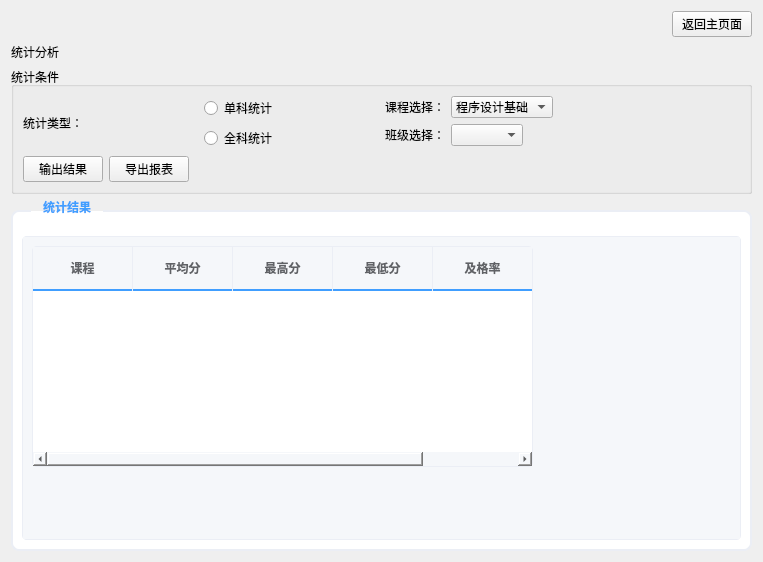
<?xml version="1.0" encoding="UTF-8"?>
<ui version="4.0">
 <class>Statistics</class>
 <widget class="QWidget" name="Statistics">
  <property name="geometry">
   <rect>
    <x>0</x>
    <y>0</y>
    <width>763</width>
    <height>562</height>
   </rect>
  </property>
  <property name="windowTitle">
   <string>Form</string>
  </property>
  <layout class="QGridLayout" name="gridLayout_3">
   <item row="0" column="0">
    <layout class="QHBoxLayout" name="horizontalLayout_6">
     <item>
      <spacer name="horizontalSpacer">
       <property name="orientation">
        <enum>Qt::Orientation::Horizontal</enum>
       </property>
       <property name="sizeHint" stdset="0">
        <size>
         <width>40</width>
         <height>20</height>
        </size>
       </property>
      </spacer>
     </item>
     <item>
      <widget class="QPushButton" name="btnback">
       <property name="sizePolicy">
        <sizepolicy hsizetype="Maximum" vsizetype="Fixed">
         <horstretch>0</horstretch>
         <verstretch>0</verstretch>
        </sizepolicy>
       </property>
       <property name="text">
        <string>返回主页面</string>
       </property>
      </widget>
     </item>
    </layout>
   </item>
   <item row="1" column="0">
    <widget class="QLabel" name="label">
     <property name="sizePolicy">
      <sizepolicy hsizetype="Preferred" vsizetype="Maximum">
       <horstretch>0</horstretch>
       <verstretch>0</verstretch>
      </sizepolicy>
     </property>
     <property name="text">
      <string>统计分析</string>
     </property>
    </widget>
   </item>
   <item row="2" column="0">
    <widget class="QGroupBox" name="groupBox">
     <property name="title">
      <string>统计条件</string>
     </property>
     <layout class="QGridLayout" name="gridLayout">
      <item row="0" column="0">
       <layout class="QHBoxLayout" name="horizontalLayout_7">
        <item>
         <layout class="QHBoxLayout" name="horizontalLayout">
          <item>
           <widget class="QLabel" name="label_2">
            <property name="text">
             <string>统计类型：</string>
            </property>
           </widget>
          </item>
          <item>
           <layout class="QVBoxLayout" name="verticalLayout">
            <item>
             <widget class="QRadioButton" name="radioSingle">
              <property name="text">
               <string>单科统计</string>
              </property>
             </widget>
            </item>
            <item>
             <widget class="QRadioButton" name="radioAll">
              <property name="text">
               <string>全科统计</string>
              </property>
             </widget>
            </item>
           </layout>
          </item>
         </layout>
        </item>
        <item>
         <layout class="QFormLayout" name="formLayout_3">
          <item row="0" column="0">
           <layout class="QHBoxLayout" name="horizontalLayout_2">
            <item>
             <widget class="QLabel" name="label_3">
              <property name="text">
               <string>课程选择：</string>
              </property>
             </widget>
            </item>
            <item>
             <widget class="QComboBox" name="cbnSourse">
              <item>
               <property name="text">
                <string>程序设计基础</string>
               </property>
              </item>
              <item>
               <property name="text">
                <string>高等数学</string>
               </property>
              </item>
              <item>
               <property name="text">
                <string>大学英语</string>
               </property>
              </item>
             </widget>
            </item>
           </layout>
          </item>
          <item row="1" column="0">
           <layout class="QHBoxLayout" name="horizontalLayout_5">
            <item>
             <widget class="QLabel" name="label_5">
              <property name="text">
               <string>班级选择：</string>
              </property>
             </widget>
            </item>
            <item>
             <widget class="QComboBox" name="cbnClass">
              <property name="sizePolicy">
               <sizepolicy hsizetype="Minimum" vsizetype="Fixed">
                <horstretch>0</horstretch>
                <verstretch>0</verstretch>
               </sizepolicy>
              </property>
             </widget>
            </item>
           </layout>
          </item>
         </layout>
        </item>
       </layout>
      </item>
      <item row="1" column="0">
       <layout class="QHBoxLayout" name="horizontalLayout_4">
        <item>
         <widget class="QPushButton" name="pushButton">
          <property name="text">
           <string>输出结果</string>
          </property>
         </widget>
        </item>
        <item>
         <widget class="QPushButton" name="btnExport">
          <property name="text">
           <string>导出报表</string>
          </property>
         </widget>
        </item>
        <item>
         <spacer name="horizontalSpacer_2">
          <property name="orientation">
           <enum>Qt::Orientation::Horizontal</enum>
          </property>
          <property name="sizeHint" stdset="0">
           <size>
            <width>40</width>
            <height>20</height>
           </size>
          </property>
         </spacer>
        </item>
       </layout>
      </item>
     </layout>
    </widget>
   </item>
   <item row="3" column="0">
    <widget class="QGroupBox" name="groupBox_2">
     <property name="styleSheet">
      <string notr="true">/* 基础样式 */
QWidget {
    background-color: #f5f7fa;
    font-family: 'Microsoft YaHei', Arial, sans-serif;
}

/* 按钮通用样式 */
QPushButton {
    padding: 8px 16px;
    border-radius: 6px;
    border: 1px solid #c0c4cc;
    font-weight: bold;
    min-width: 80px;
    background-color: white;
}

QPushButton:hover {
    background-color: #f5f7fa;
    border-color: #409eff;
}

QPushButton:pressed {
    background-color: #ecf5ff;
}

/* 标题样式 */
#label {
    font-size: 24px;
    font-weight: bold;
    color: #409eff;
    padding: 10px 0;
}

/* 分组框样式 */
QGroupBox {
    border: 2px solid #ebeef5;
    border-radius: 8px;
    margin-top: 10px;
    padding-top: 15px;
    background-color: white;
    font-weight: bold;
    color: #303133;
}

QGroupBox::title {
    subcontrol-origin: margin;
    subcontrol-position: top left;
    left: 20px;
    padding: 0 10px;
    color: #409eff;
}

/* 标签样式 */
QLabel {
    color: #606266;
    font-size: 14px;
}

/* 下拉框样式 */
QComboBox {
    padding: 6px 12px;
    border: 1px solid #dcdfe6;
    border-radius: 4px;
    background-color: white;
    min-width: 150px;
}

QComboBox:hover {
    border-color: #c0c4cc;
}

QComboBox::drop-down {
    border: none;
}

QComboBox::down-arrow {
    image: none;
    border-left: 1px solid #dcdfe6;
    padding-left: 5px;
}

/* 单选框样式 */
QRadioButton {
    spacing: 8px;
    color: #606266;
    font-size: 14px;
}

QRadioButton::indicator {
    width: 16px;
    height: 16px;
    border-radius: 8px;
    border: 2px solid #c0c4cc;
}

QRadioButton::indicator:checked {
    background-color: #409eff;
    border: 2px solid #409eff;
}

QRadioButton::indicator:checked:hover {
    background-color: #66b1ff;
}

/* 输入框样式 */
QLineEdit {
    padding: 6px 10px;
    border: 1px solid #dcdfe6;
    border-radius: 4px;
    background-color: white;
    selection-background-color: #409eff;
    selection-color: white;
}

QLineEdit:focus {
    border-color: #409eff;
    border-width: 2px;
}

QLineEdit:read-only {
    background-color: #f5f7fa;
    color: #909399;
}

/* 表格样式 - 用于全科统计页面 */
QTableWidget {
    background-color: white;
    border: 1px solid #ebeef5;
    border-radius: 4px;
    gridline-color: #ebeef5;
    alternate-background-color: #fafafa;
}

QTableWidget::item {
    padding: 8px;
    border-right: 1px solid #ebeef5;
    border-bottom: 1px solid #ebeef5;
}

QTableWidget::item:selected {
    background-color: #ecf5ff;
    color: #409eff;
}

/* 表头样式 */
QHeaderView::section {
    background-color: #f5f7fa;
    padding: 10px;
    border: none;
    border-right: 1px solid #ebeef5;
    border-bottom: 2px solid #409eff;
    font-weight: bold;
    color: #606266;
}

/* StackedWidget 样式 */
QStackedWidget {
    border: 1px solid #ebeef5;
    border-radius: 4px;
    background-color: white;
}

/* 表单布局间距 */
QFormLayout::item {
    margin-bottom: 10px;
}

/* 水平布局间距 */
QHBoxLayout {
    spacing: 10px;
}

/* 垂直布局间距 */
QVBoxLayout {
    spacing: 10px;
}

/* 统计结果显示框特殊样式 */
QLineEdit[name^=&quot;edit&quot;] {
    min-width: 100px;
    text-align: center;
    font-weight: bold;
    color: #303133;
}

/* 特定输入框颜色提示 */
#editAvg {
    color: #409eff;
}

#editMax {
    color: #67c23a;
}

#editMin {
    color: #f56c6c;
}

#editPassRate, #editExcellentRate {
    color: #e6a23c;
}</string>
     </property>
     <property name="title">
      <string>统计结果</string>
     </property>
     <layout class="QVBoxLayout" name="verticalLayout_6">
      <item>
       <widget class="QStackedWidget" name="stackedWidget">
        <property name="currentIndex">
         <number>1</number>
        </property>
        <widget class="QWidget" name="PageSingle">
         <layout class="QGridLayout" name="gridLayout_2">
          <item row="0" column="0">
           <layout class="QVBoxLayout" name="verticalLayout_2">
            <item>
             <widget class="QLabel" name="label_18">
              <property name="sizePolicy">
               <sizepolicy hsizetype="Preferred" vsizetype="Fixed">
                <horstretch>0</horstretch>
                <verstretch>0</verstretch>
               </sizepolicy>
              </property>
              <property name="text">
               <string>统计结果：</string>
              </property>
             </widget>
            </item>
            <item>
             <layout class="QHBoxLayout" name="horizontalLayout_3">
              <item>
               <layout class="QFormLayout" name="formLayout">
                <item row="0" column="0">
                 <widget class="QLabel" name="label_4">
                  <property name="text">
                   <string>平均分：</string>
                  </property>
                 </widget>
                </item>
                <item row="0" column="1">
                 <widget class="QLineEdit" name="editAvg"/>
                </item>
                <item row="1" column="0">
                 <widget class="QLabel" name="label_7">
                  <property name="text">
                   <string>最高分：</string>
                  </property>
                 </widget>
                </item>
                <item row="1" column="1">
                 <widget class="QLineEdit" name="editMax"/>
                </item>
                <item row="2" column="0">
                 <widget class="QLabel" name="label_9">
                  <property name="text">
                   <string>最低分：</string>
                  </property>
                 </widget>
                </item>
                <item row="2" column="1">
                 <widget class="QLineEdit" name="editMin"/>
                </item>
                <item row="3" column="0">
                 <widget class="QLabel" name="label_11">
                  <property name="text">
                   <string>及格率：</string>
                  </property>
                 </widget>
                </item>
                <item row="3" column="1">
                 <widget class="QLineEdit" name="editPassRate"/>
                </item>
               </layout>
              </item>
              <item>
               <layout class="QFormLayout" name="formLayout_2">
                <item row="0" column="0">
                 <widget class="QLabel" name="label_12">
                  <property name="text">
                   <string>优秀率：</string>
                  </property>
                 </widget>
                </item>
                <item row="0" column="1">
                 <widget class="QLineEdit" name="editExcellentRate"/>
                </item>
                <item row="1" column="0">
                 <widget class="QLabel" name="label_14">
                  <property name="text">
                   <string>标准差：</string>
                  </property>
                 </widget>
                </item>
                <item row="1" column="1">
                 <widget class="QLineEdit" name="editStdDev"/>
                </item>
                <item row="2" column="0">
                 <widget class="QLabel" name="label_16">
                  <property name="text">
                   <string>人数：</string>
                  </property>
                  <property name="alignment">
                   <set>Qt::AlignmentFlag::AlignRight|Qt::AlignmentFlag::AlignTrailing|Qt::AlignmentFlag::AlignVCenter</set>
                  </property>
                 </widget>
                </item>
                <item row="2" column="1">
                 <widget class="QLineEdit" name="editCount"/>
                </item>
               </layout>
              </item>
             </layout>
            </item>
           </layout>
          </item>
          <item row="1" column="0">
           <spacer name="verticalSpacer_2">
            <property name="orientation">
             <enum>Qt::Orientation::Vertical</enum>
            </property>
            <property name="sizeHint" stdset="0">
             <size>
              <width>20</width>
              <height>103</height>
             </size>
            </property>
           </spacer>
          </item>
         </layout>
        </widget>
        <widget class="QWidget" name="PageAll">
         <widget class="QTableWidget" name="tableStats">
          <property name="geometry">
           <rect>
            <x>9</x>
            <y>9</y>
            <width>501</width>
            <height>221</height>
           </rect>
          </property>
          <property name="columnCount">
           <number>5</number>
          </property>
          <column>
           <property name="text">
            <string>课程</string>
           </property>
          </column>
          <column>
           <property name="text">
            <string>平均分</string>
           </property>
          </column>
          <column>
           <property name="text">
            <string>最高分</string>
           </property>
          </column>
          <column>
           <property name="text">
            <string>最低分</string>
           </property>
          </column>
          <column>
           <property name="text">
            <string>及格率</string>
           </property>
          </column>
         </widget>
        </widget>
       </widget>
      </item>
     </layout>
    </widget>
   </item>
  </layout>
 </widget>
 <resources/>
 <connections/>
</ui>
